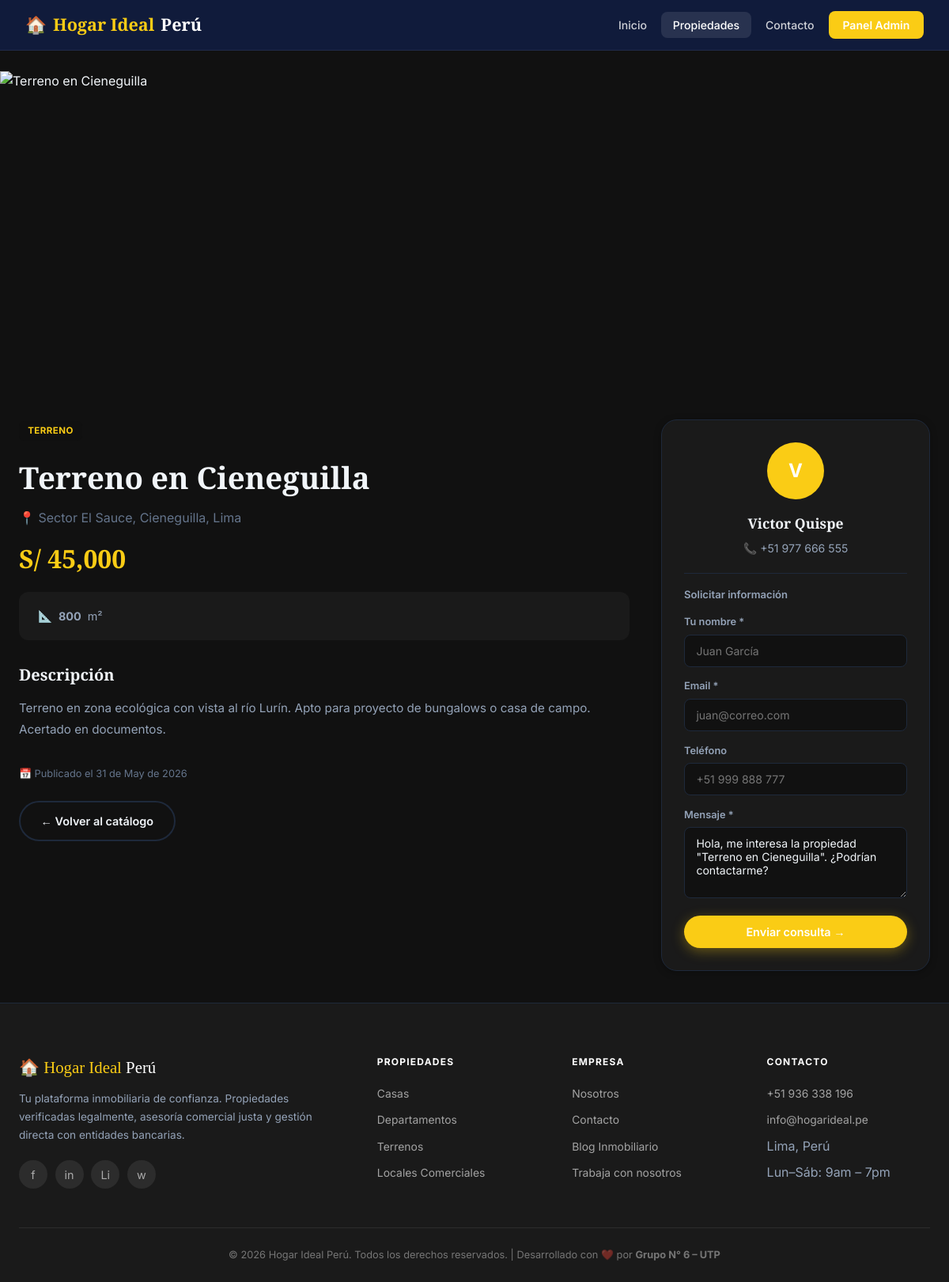
Page /public/propiedad/detalle/8 on the committed database.
### tables this page shows
CREATE TABLE IF NOT EXISTS `propiedades` (
  `id`               INT UNSIGNED AUTO_INCREMENT PRIMARY KEY,
  `titulo`           VARCHAR(200)  NOT NULL,
  `descripcion`      TEXT,
  `precio`           DECIMAL(12,2) NOT NULL,
  `tipo`             ENUM('casa','departamento','terreno','local') NOT NULL DEFAULT 'casa',
  `habitaciones`     TINYINT UNSIGNED DEFAULT 0,
  `banos`            TINYINT UNSIGNED DEFAULT 0,
  `estacionamientos` TINYINT UNSIGNED DEFAULT 0,
  `metros2`          DECIMAL(8,2),
  `direccion`        VARCHAR(255),
  `imagen`           VARCHAR(255) DEFAULT 'no-imagen.jpg',
  `vendedor_id`      INT UNSIGNED,
  `activo`           TINYINT(1) DEFAULT 1,
  `created_at`       TIMESTAMP DEFAULT CURRENT_TIMESTAMP,
  FOREIGN KEY (`vendedor_id`) REFERENCES `vendedores`(`id`) ON DELETE SET NULL
);

CREATE TABLE IF NOT EXISTS `vendedores` (
  `id`         INT UNSIGNED AUTO_INCREMENT PRIMARY KEY,
  `nombre`     VARCHAR(100) NOT NULL,
  `apellido`   VARCHAR(100) NOT NULL,
  `email`      VARCHAR(150) NOT NULL UNIQUE,
  `telefono`   VARCHAR(20),
  `foto`       VARCHAR(255) DEFAULT 'default.jpg',
  `created_at` TIMESTAMP DEFAULT CURRENT_TIMESTAMP
);

### core/Controller.php (called while the page is built, shortened)
<?php
class Controller {
    protected function render(string $view, array $data = []): void {
        extract($data);
        $viewFile = APP_ROOT . '/app/views/' . $view . '.php';
        require_once $viewFile;
    }
}

### app/controllers/PropiedadController.php (called while the page is built, shortened)
<?php
require_once APP_ROOT . '/core/Controller.php';
require_once APP_ROOT . '/app/models/Propiedad.php';
class PropiedadController extends Controller {
    private Propiedad $propiedad;
    public function __construct() {
        $this->propiedad = new Propiedad();
    }
    public function detalle(string $id = '0'): void {
        $propiedad = $this->propiedad->detalleConVendedor((int)$id);
        $this->render('propiedades/detalle', [
            'titulo'    => $propiedad->titulo . ' – ' . APP_NAME,
            'propiedad' => $propiedad,
        ]);
    }
}

### core/App.php (called while the page is built, shortened)
<?php
class App {
    protected string $method     = 'index';
    public function __construct() {
        $url = $this->parseUrl();
        if (!empty($url[0])) {
            $controllerName = ucfirst(strtolower($url[0])) . 'Controller';
            $controllerFile = APP_ROOT . '/app/controllers/' . $controllerName . '.php';
            if (file_exists($controllerFile)) {
                unset($url[0]);
            } else {
                $this->notFound();
                return;
            }
        }
        $this->controller = new $this->controller();
        if (!empty($url[1])) {
            if (method_exists($this->controller, $url[1])) {
                $this->method = $url[1];
                unset($url[1]);
            } else {
                $this->notFound();
                return;
            }
        }
        $this->params = $url ? array_values($url) : [];
        call_user_func_array([$this->controller, $this->method], $this->params);
    }
    private function parseUrl(): array {
        if (isset($_GET['url'])) {
            $url = rtrim($_GET['url'], '/');
            $url = filter_var($url, FILTER_SANITIZE_URL);
            return explode('/', $url);
        }
        return [];
    }
}

### public/index.php (called while the page is built, shortened)
<?php
require_once APP_ROOT . '/core/Database.php';
require_once APP_ROOT . '/core/Model.php';
require_once APP_ROOT . '/core/Controller.php';
require_once APP_ROOT . '/core/App.php';
$app = new App();

### core/Database.php (called while the page is built, shortened)
<?php
class Database {
    private static ?Database $instance = null;
    private PDO $pdo;
    private function __construct() {
        $dsn = 'mysql:host=' . DB_HOST . ';dbname=' . DB_NAME . ';charset=' . DB_CHARSET;
        $options = [
            PDO::ATTR_ERRMODE            => PDO::ERRMODE_EXCEPTION,
            PDO::ATTR_DEFAULT_FETCH_MODE => PDO::FETCH_OBJ,
            PDO::ATTR_EMULATE_PREPARES   => false,
        ];
        try {
            $this->pdo = new PDO($dsn, DB_USER, DB_PASS, $options);
        } catch (PDOException $e) {
            die('<div style="font-family:sans-serif;padding:2rem;background:#fee;color:#c00;border-radius:8px">
                <h3>⚠️ Error de conexión a la base de datos</h3>
                <p>' . $e->getMessage() . '</p>
                <p>Verifica que MySQL esté corriendo en XAMPP y que la base <strong>' . DB_NAME . '</strong> exista.</p>
                </div>');
        }
    }
    public static function getInstance(): Database {
        if (self::$instance === null) {
            self::$instance = new self();
        }
        return self::$instance;
    }
    public function query(string $sql, array $params = []): PDOStatement {
        $stmt = $this->pdo->prepare($sql);
        $stmt->execute($params);
        return $stmt;
    }
}

### app/models/Propiedad.php (called while the page is built, shortened)
<?php
require_once APP_ROOT . '/core/Model.php';
class Propiedad extends Model {
    public function detalleConVendedor(int $id): object|false {
        $sql = "SELECT p.*, v.nombre AS vendedor_nombre, v.apellido AS vendedor_apellido,
                       v.telefono AS vendedor_telefono, v.email AS vendedor_email, v.foto AS vendedor_foto
                FROM propiedades p
                LEFT JOIN vendedores v ON p.vendedor_id = v.id
                WHERE p.id = ? LIMIT 1";
        return $this->rawOne($sql, [$id]);
    }
    public static function formatearPrecio(float $precio): string {
        return 'S/ ' . number_format($precio, 0, '.', ',');
    }
}

### core/Model.php (called while the page is built, shortened)
<?php
abstract class Model {
    protected Database $db;
    public function __construct() {
        $this->db = Database::getInstance();
    }
    public function rawOne(string $sql, array $params = []): object|false {
        return $this->db->query($sql, $params)->fetch();
    }
}

### app/views/propiedades/detalle.php (the view, shortened to what this page needs)
<?php $activePage = 'propiedades'; require_once APP_ROOT . '/app/views/layouts/header.php'; ?>
<div class="detail-page">
  <img class="detail-hero"
       src="<?= $propiedad->imagen !== 'no-imagen.jpg' ? UPLOAD_URL . htmlspecialchars($propiedad->imagen) : '' ?>"
       alt="<?= htmlspecialchars($propiedad->titulo) ?>"
       onerror="this.src='https://images.unsplash.com/photo-1600596542815-ffad4c1539a9?w=1400&q=80'">
  <div class="detail-body">
    <div class="detail-grid">
      <div>
        <span class="badge badge-blue" style="margin-bottom:1rem;display:inline-block">
          <?= ucfirst($propiedad->tipo) ?>
        </span>
        <h1 class="detail-title"><?= htmlspecialchars($propiedad->titulo) ?></h1>
        <p style="color:var(--text-3);margin-bottom:.8rem;display:flex;align-items:center;gap:.4rem">
          📍 <?= htmlspecialchars($propiedad->direccion ?: 'Lima, Perú') ?>
        </p>
        <p class="detail-price"><?= Propiedad::formatearPrecio((float)$propiedad->precio) ?></p>
        <div class="detail-features">
          <?php if ($propiedad->metros2): ?>
            <div class="detail-feat">📐 <strong><?= (int)$propiedad->metros2 ?></strong> m²</div>
          <?php endif; ?>
        </div>
        <?php if ($propiedad->descripcion): ?>
        <div style="margin-bottom:2rem">
          <h2 style="font-family:'Playfair Display',serif;font-size:1.25rem;margin-bottom:.75rem">Descripción</h2>
          <p class="detail-desc"><?= nl2br(htmlspecialchars($propiedad->descripcion)) ?></p>
        </div>
        <?php endif; ?>
        <p style="font-size:.8rem;color:var(--text-3);margin-top:1.5rem">
          📅 Publicado el <?= date('d \d\e F \d\e Y', strtotime($propiedad->created_at)) ?>
        </p>
        <div style="margin-top:1.5rem">
          <a href="<?= BASE_URL ?>/propiedad" class="btn btn-outline" style="border-color:var(--border);color:var(--text)">
            ← Volver al catálogo
          </a>
        </div>
      </div>
      <div>
        <div class="agent-card">
          <?php if (!empty($propiedad->vendedor_nombre)): ?>
            <div class="agent-card__avatar">
              <?= strtoupper(substr($propiedad->vendedor_nombre, 0, 1)) ?>
            </div>
            <p class="agent-card__name">
              <?= htmlspecialchars($propiedad->vendedor_nombre . ' ' . $propiedad->vendedor_apellido) ?>
            </p>
            <p class="agent-card__tel">📞 <?= htmlspecialchars($propiedad->vendedor_telefono ?: 'Consultar') ?></p>
          <?php else: ?>
            <div class="agent-card__avatar">H</div>
            <p class="agent-card__name">Hogar Ideal Perú</p>
            <p class="agent-card__tel">📞 +51 936 338 196</p>
          <?php endif; ?>
          <hr style="border:none;border-top:1px solid var(--border);margin:1rem 0">
          <p style="font-size:.82rem;font-weight:600;color:var(--text-2);margin-bottom:.75rem">Solicitar información</p>
          <form class="contact-form" action="<?= BASE_URL ?>/contacto" method="POST" data-validate>
            <label>Tu nombre *</label>
            <input type="text" name="nombre" placeholder="Juan García" required>
            <label>Email *</label>
            <input type="email" name="email" placeholder="juan@correo.com" required>
            <label>Teléfono</label>
            <input type="tel" name="telefono" placeholder="+51 999 888 777">
            <label>Mensaje *</label>
            <textarea name="mensaje" required>Hola, me interesa la propiedad "<?= htmlspecialchars($propiedad->titulo) ?>". ¿Podrían contactarme?</textarea>
            <button type="submit" class="btn btn-primary" style="width:100%;margin-top:.9rem;justify-content:center">
              Enviar consulta →
            </button>
          </form>
        </div>
      </div>
    </div>
  </div>
</div>
<?php require_once APP_ROOT . '/app/views/layouts/footer.php'; ?>

### app/views/layouts/header.php (shortened to what this page needs)
<!DOCTYPE html>
<html lang="es">
<head>
  <link rel="stylesheet" href="<?= BASE_URL ?>/css/app.css">
</head>
<body>
<nav class="navbar">
  <a href="<?= BASE_URL ?>/" class="navbar__brand">
    🏠 <span>Hogar Ideal</span> Perú
  </a>
  <ul class="navbar__nav">
    <li><a href="<?= BASE_URL ?>/"               class="<?= ($activePage ?? '') === 'home'       ? 'active' : '' ?>">Inicio</a></li>
    <li><a href="<?= BASE_URL ?>/propiedad"       class="<?= ($activePage ?? '') === 'propiedades'? 'active' : '' ?>">Propiedades</a></li>
    <li><a href="<?= BASE_URL ?>/contacto"        class="<?= ($activePage ?? '') === 'contacto'   ? 'active' : '' ?>">Contacto</a></li>
    <li><a href="<?= BASE_URL ?>/auth/login"      class="navbar__cta">Panel Admin</a></li>
  </ul>
</nav>
<main>

### app/views/layouts/footer.php (shortened to what this page needs)
</main>
<footer class="footer">
  <div class="container">
    <div class="footer__grid">
      <div>
        <div class="footer__brand-name">🏠 <span>Hogar Ideal</span> Perú</div>
        <p class="footer__desc">
          Tu plataforma inmobiliaria de confianza. Propiedades verificadas legalmente,
          asesoría comercial justa y gestión directa con entidades bancarias.
        </p>
        <div class="footer__social">
          <a href="#" title="Facebook">f</a>
          <a href="#" title="Instagram">in</a>
          <a href="#" title="LinkedIn">Li</a>
          <a href="#" title="WhatsApp">w</a>
        </div>
      </div>
      <div>
        <p class="footer__col-title">Propiedades</p>
        <ul class="footer__links">
          <li><a href="<?= BASE_URL ?>/propiedad?tipo=casa">Casas</a></li>
          <li><a href="<?= BASE_URL ?>/propiedad?tipo=departamento">Departamentos</a></li>
          <li><a href="<?= BASE_URL ?>/propiedad?tipo=terreno">Terrenos</a></li>
          <li><a href="<?= BASE_URL ?>/propiedad?tipo=local">Locales Comerciales</a></li>
        </ul>
      </div>
      <div>
        <p class="footer__col-title">Empresa</p>
        <ul class="footer__links">
          <li><a href="<?= BASE_URL ?>/">Nosotros</a></li>
          <li><a href="<?= BASE_URL ?>/contacto">Contacto</a></li>
          <li><a href="#">Blog Inmobiliario</a></li>
          <li><a href="#">Trabaja con nosotros</a></li>
        </ul>
      </div>
      <div>
        <p class="footer__col-title">Contacto</p>
        <ul class="footer__links">
          <li><a href="tel:+51936338196">+51 936 338 196</a></li>
          <li><a href="mailto:info@hogarideal.pe">info@hogarideal.pe</a></li>
          <li>Lima, Perú</li>
          <li>Lun–Sáb: 9am – 7pm</li>
        </ul>
      </div>
    </div>
    <div class="footer__bottom">
      <p>&copy; <?= date('Y') ?> <?= APP_NAME ?>. Todos los derechos reservados.
         | Desarrollado con ❤️ por <strong>Grupo N° 6 – UTP</strong></p>
    </div>
  </div>
</footer>
</body>
</html>

### rows in the picture
propiedades: tipo "TERRENO", titulo "Terreno en Cieneguilla", direccion "Sector El Sauce, Cieneguilla, Lima", precio "S/ 45,000", metros2 "800", descripcion "Terreno en zona ecológica con vista al río Lurín. Apto para proyecto de bungalows o casa de campo. Acertado en documentos.", created_at "31 de May de 2026", vendedor.nombre "V", vendedor.apellido "Victor Quispe", vendedor.telefono "+51 977 666 555", mensaje "Hola, me interesa la propiedad \"Terreno en Cieneguilla\". ¿Podrían contactarme?"

### other values in the picture
APP_NAME "Hogar Ideal Perú"
